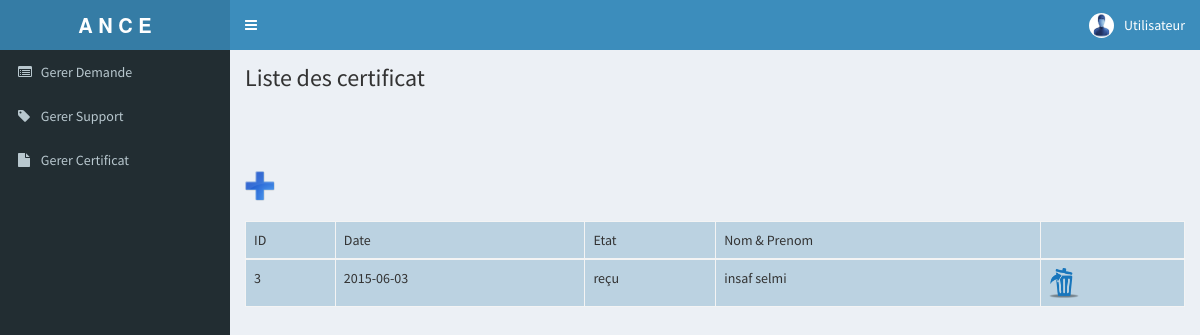
/ANCE/liste_certificat.php, run on the app's committed database.
### tables this page shows
CREATE TABLE IF NOT EXISTS `certificat` (
  `id_certificat` int(100) NOT NULL AUTO_INCREMENT,
  `etat` text NOT NULL,
  `date` date NOT NULL,
  `id_client` int(100) NOT NULL,
  PRIMARY KEY (`id_certificat`),
  KEY `id_client` (`id_client`)
);

CREATE TABLE IF NOT EXISTS `client` (
  `id_client` int(100) NOT NULL AUTO_INCREMENT,
  `ncin` text NOT NULL,
  `nom` text NOT NULL,
  `prenom` text NOT NULL,
  `tel` text NOT NULL,
  `email` text NOT NULL,
  PRIMARY KEY (`id_client`)
);

### ANCE/class/DataBase.php (called while the page is built, shortened)
<?php
class Database {
	public static function connect() {
			$connexion = new PDO('mysql:host=localhost;dbname=poste', 'root', '');
			$connexion->exec("SET CHARACTER SET utf8");
		return $connexion;
	}
}
?>

### ANCE/class/certificat.php (the view, shortened to what this page needs)
<?php
class certificat
{
public function liste_certificat()
	{
		$select = DataBase::connect()->query("select * from certificat as ce
			inner join client as c
			on c.id_client=ce.id_client
		   ORDER BY ce.id_certificat DESC");
		while($donnees = $select->fetch(PDO::FETCH_OBJ))
		{
			$id_certificat= $donnees->id_certificat;
			$date=$donnees->date;
			$nom=$donnees->nom;
			$prenom=$donnees->prenom;
			$etat= $donnees->etat;
			echo "<tr>";
			echo "<td>";
			echo $id_certificat;
			echo "</td>";
			echo "<td>";
			echo $date;
			echo "</td>";
			echo "<td>";
			echo $etat;
			echo "</td>";
			echo "<td>";
			echo $nom." ".$prenom;
			echo "</td>";
			echo "<td>";
			echo "<a href='supprimer_certificat.php?id=$id_certificat'  onclick='if (confirm(&quot;Voulez vous vraiment supprimer la réclamation:   ?&quot;)) { return true; } return false;'>";
			echo " <img src='img/del.png' width='30' height='30'></img> </a>";
			echo "</td>";
			echo "</tr>";
		}
	}
}

### data on the page
certificat: id_certificat "3", date "2015-06-03", etat "reçu", id_client.nom "insaf", id_client.prenom "selmi"
